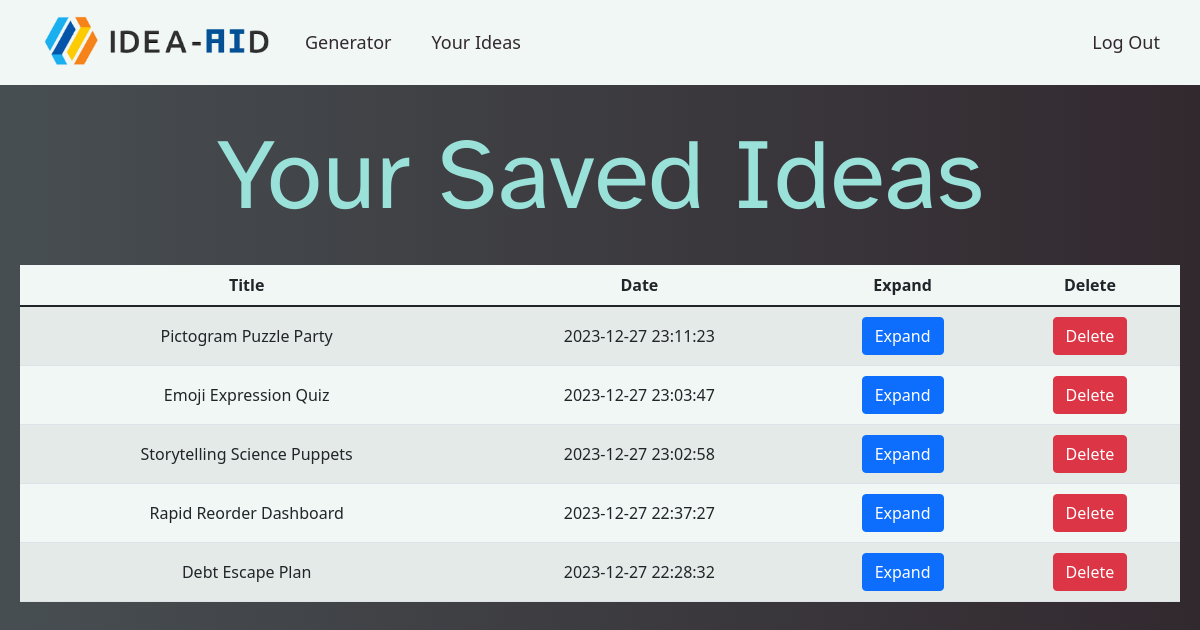
The page /saved (signed in) on the database as committed earlier.
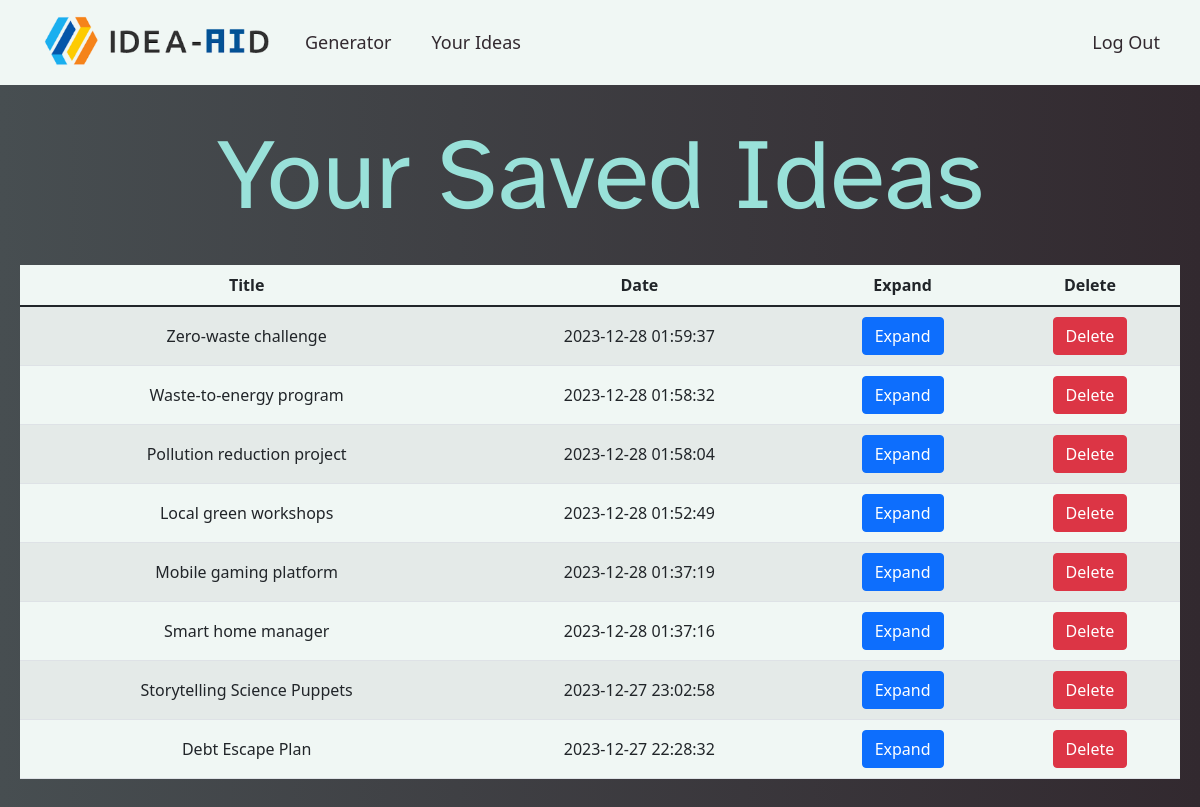
The same page on the database as committed later.
### tables this page shows
CREATE TABLE ideas (ideaID INTEGER PRIMARY KEY AUTOINCREMENT NOT NULL,  userID INTEGER NOT NULL, title TEXT NOT NULL, date_edited DATE NOT NULL);

### app.py (the view)
@app.route("/saved", methods=["POST", "GET"])
@login_required
def saved():
    if request.method == "POST":
        ideaID = request.form.get("ideaID")
        delete_idea_with_id(ideaID)
    return render_template("saved.html", ideas=get_saved_ideas())

### app.py (called while the page is built)
def get_saved_ideas():
    uid = session["user_id"]
    return db.execute("SELECT * FROM ideas WHERE userID = ? ORDER BY date_edited DESC", uid)

### helpers.py (called while the page is built)
def login_required(f): # f is a function, the actual one that will be done like /index or /sell, underneath
    @wraps(f) #this is a function that takes the original function and makes it keep all its metadata
    def decorated_function(*args, **kwargs): #this either makes the original function go to login or what it should be
        if session.get("user_id") is None:
            return redirect("/login")
        return f(*args, **kwargs)
    return decorated_function

### templates/saved.html (shortened to what this page needs)
{% extends "layout.html" %}
{% block header %}
    <h1>Your Saved Ideas</h1>
{% endblock %}
{% block main %}
    <div>
        <div class="saved-ideas">
            <table class="table table-striped">
                <thead>
                    <tr>
                        <th scope="col">Title</th>
                        <th scope="col">Date</th>
                        <th scope="col">Expand</th>
                        <th scope="col">Delete</th>
                    </tr>
                </thead>
                <tbody>
                    {% for idea in ideas %}
                        <tr>
                            <td>{{ idea.title }}</td>
                            <td>{{ idea.date_edited }}</td>
                            <td>
                                <form action="/expand" method="post">
                                    <button class="btn btn-primary" name="idea" value="{{ idea.title }}" type="submit">
                                        Expand
                                    </button>
                                </form>
                            </td>
                            <td>
                                <form action="/saved" method="post">
                                    <button class="btn btn-danger" name="ideaID" value="{{ idea.ideaID }}" type="submit">
                                        Delete
                                    </button>
                                </form>
                            </td>
                        </tr>
                    {% endfor %}
                </tbody>
            </table>
        </div>
    </div>
{% endblock %}

### templates/layout.html (shortened to what this page needs)
<!DOCTYPE html>
<html lang="en">
<head>
    <link href="https://cdn.jsdelivr.net/npm/bootstrap@5.1.3/dist/css/bootstrap.min.css"
 rel="stylesheet">
    <link href="/static/styles.css" rel="stylesheet">
    <link href="/static/nav.css" rel="stylesheet">
</head>
<body>
    <nav>
        <div class="navbar-container">
            <div class="side">
                <a href="/">
                    <img src="/static/logo.png">
                </a>
                <ul>
                    <li>
                        <a href="/generator">Generator</a>
                    </li>
                    <li>
                        <a href="/saved">Your Ideas</a>
                    </li>
                </ul>
            </div>
            <div class="side">
                <ul>
                    {% if session["user_id"] %}
                        <li>
                            <a href="/login">Log Out</a>
                        </li>
                    {% endif %}
                </ul>
            </div>
        </div>
    </nav>
    <header class="text-center">
        {% block header %}{% endblock %}
    </header>
    <main class="text-center">
        {% block main %}{% endblock %}
    </main>
</body>
</html>

### static/styles.css (style rules this page uses)
:root { --c1: #F0F7F4; --c2: #D6E8E6; --c3: #99E1D9; --c4: #70ABAF; --c5: #474E51; --c6: #32292F; }
body { background-image: linear-gradient(to right, var(--c5), var(--c6)); color: var(--c2); overflow-x: hidden; }
body { -ms-overflow-style: none; scrollbar-width: none; }
header { margin: 115px 35px 30px 35px; }
main { padding-bottom: 50px; padding-left: 20px; padding-right: 20px; display: block; }
h1 { font-size: 80px; font-family: Atkinson Hyperlegible; color: var(--c3); }
.saved-ideas table { background-color: var(--c1); }
.saved-ideas td { padding-top: 10px; padding-bottom: 10px; vertical-align: middle; }
@media only screen and (min-width: 768px) { h1 { font-size: 100px; } }
a { color: whitesmoke; }

### static/nav.css (style rules this page uses)
nav { height: 85px; background-color: var(--c1); position: fixed; top: 0; width: 100vw; z-index: 5; }
nav .navbar-container { height: 100%; padding-left: 40px; padding-right: 40px; display: flex; justify-content: space-between; }
nav .navbar-container .side { display: flex; align-items: center; }
nav img { height: 55px; }
nav .side ul { display: none; }
nav ul li a { color: var(--c6); font-size: large; text-decoration: none; }
@media only screen and (min-width: 768px) { nav .side ul { display: block; margin-top: auto; margin-bottom: auto; list-style: none; display: flex; gap: 40px; } }

Rows that differ between the two databases and show on the page:
removed ideas: title "Pictogram Puzzle Party", date_edited "2023-12-27 23:11:23", {{ idea.ideaID }} 8 (drawn)
removed ideas: title "Emoji Expression Quiz", date_edited "2023-12-27 23:03:47", {{ idea.ideaID }} 7 (drawn)
removed ideas: title "Rapid Reorder Dashboard", date_edited "2023-12-27 22:37:27", {{ idea.ideaID }} 5 (drawn)
added ideas: title "Zero-waste challenge", date_edited "2023-12-28 01:59:37", {{ idea.ideaID }} 24 (drawn)
added ideas: title "Waste-to-energy program", date_edited "2023-12-28 01:58:32", {{ idea.ideaID }} 21 (drawn)
added ideas: title "Pollution reduction project", date_edited "2023-12-28 01:58:04", {{ idea.ideaID }} 20 (drawn)
added ideas: title "Local green workshops", date_edited "2023-12-28 01:52:49", {{ idea.ideaID }} 12 (drawn)
added ideas: title "Mobile gaming platform", date_edited "2023-12-28 01:37:19", {{ idea.ideaID }} 11 (drawn)
added ideas: title "Smart home manager", date_edited "2023-12-28 01:37:16", {{ idea.ideaID }} 10 (drawn)
